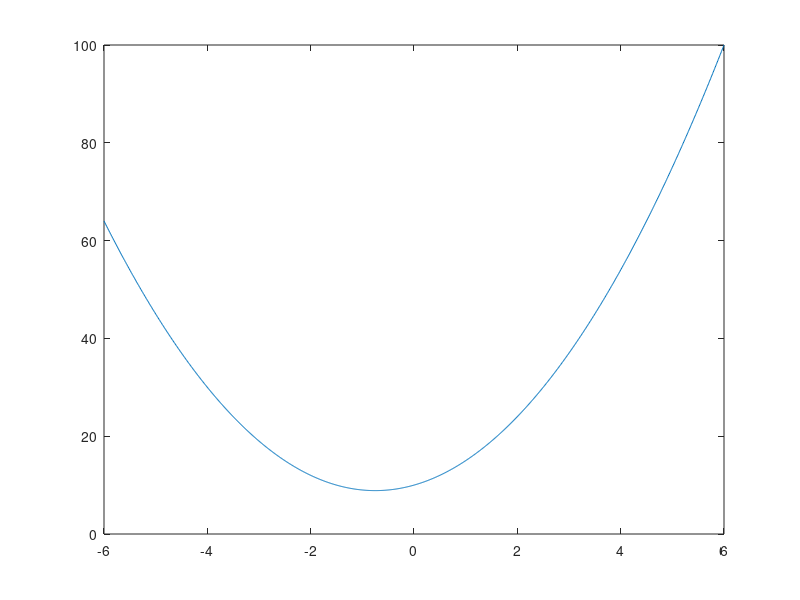

The MATLAB script that drew this image: (Note: this script raises an error after producing the figure.)
%-- 01/28/2020 02:40:16 PM --%
mkdir lab0
cd lab0
a=1
b=2
c = a+b
A = [ 1 2 ; 3 4]
B=A*A
C=A.*A
C
diary lab0_diary.m
% Uzzīmēsi 2. kārtas polinomu
% polinoma koeficienti:
C = [2 3 10]
% Uzzīmēsim 2. kārtas polinomu
C = [2 3 10];
x = -6:2:6;
% x = sākuma_elements:solis:beigu_elements
y = C(1)*x.^2+C(2)*x+C(3)
% uzzīmēsim
plot(x,y)
x2 = -6:0.01:6;
y2 = C(1)*x2.^2+C(2)*x2+C(3);
plot(x2,y2)
%% Līnijas izskata maiņa
plat(x,y)
plot(x,y)
plat(x2,y2)
plot(x2,y2)
%% Līnijas izskata maiņa
% krāsa
plot(x,y, 'g')
plot(x,y, 'o')
% līnijas izskats
plot(x,y, '--')
% visi trīs kopā
plot(x,y, '--og')
help plot
plot(x,y, '-.xc')
plot(x,y, '-.xm')
plot(x,y, ':.xm')
plot(x,y, '-.xm')
close all
my_plot(x,y)
my_plot(x2,y2)
%% Kā zīmēt vairākas līknes
plot(x,y,x2,y2)
%% ja x ir vienāds
plot(x,[y' -y'])
plot(x,y,'o',x2,y2)
% citas grafiskās funkcijas
stem(x,y)
stairs(x,y)
bar(x,y)
%% Kā zīmēt vairākas līkmes - 2
plot(x2,y2)
hold on
stairs(x,y)
hold off
%% Lisažu figuras zīmēšana
% parametriskie grafiki
edit
help lisazu
lisazu
lisazu_fun(1,2)
lisazu_fun_anim(5,2)
lisazu_fun_anim(5,1337)
lisazu_fun_anim(69,1337)
lisazu_fun_anim(1,1337)
lisazu_fun_anim(2,1337)
lisazu_fun_anim(21,1337)
lisazu_fun_anim(88,1337)
lisazu_fun_anim(133,1337)
lisazu_fun_anim(1337,1337)
lisazu_fun_anim(69,69)
lisazu_fun_anim(3333,3333)
dairy off
diary off